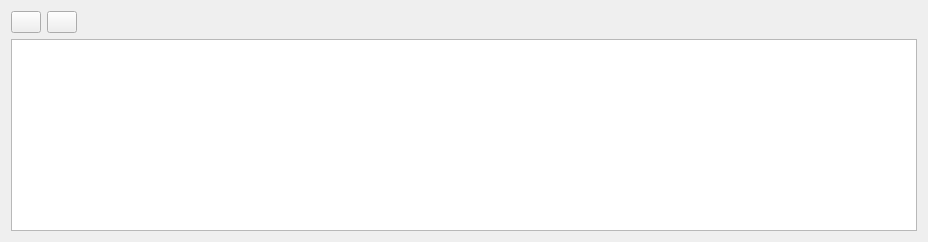
         <widget class="QWidget" name="tab_6">
          <attribute name="title">
           <string>Líneas pedido</string>
          </attribute>
          <layout class="QGridLayout" name="gridLayout_9">
           <item row="0" column="2" colspan="2">
            <spacer name="horizontalSpacer_2">
             <property name="orientation">
              <enum>Qt::Horizontal</enum>
             </property>
             <property name="sizeHint" stdset="0">
              <size>
               <width>834</width>
               <height>20</height>
              </size>
             </property>
            </spacer>
           </item>
           <item row="0" column="1">
            <widget class="QPushButton" name="btn_borrarLinea">
             <property name="maximumSize">
              <size>
               <width>30</width>
               <height>16777215</height>
              </size>
             </property>
             <property name="text">
              <string/>
             </property>
             <property name="icon">
              <iconset resource="../maya.qrc">
               <normaloff>:/Icons/PNG/Delete.png</normaloff>:/Icons/PNG/Delete.png</iconset>
             </property>
            </widget>
           </item>
           <item row="0" column="0">
            <widget class="QPushButton" name="btnAnadirLinea">
             <property name="maximumSize">
              <size>
               <width>30</width>
               <height>16777215</height>
              </size>
             </property>
             <property name="toolTip">
              <string>Añadir línea con los datos cargados</string>
             </property>
             <property name="text">
              <string/>
             </property>
             <property name="icon">
              <iconset resource="../maya.qrc">
               <normaloff>:/Icons/PNG/add.png</normaloff>:/Icons/PNG/add.png</iconset>
             </property>
            </widget>
           </item>
           <item row="1" column="0" colspan="4">
            <widget class="QTableView" name="Lineas">
             <property name="horizontalScrollBarPolicy">
              <enum>Qt::ScrollBarAsNeeded</enum>
             </property>
             <property name="alternatingRowColors">
              <bool>true</bool>
             </property>
             <property name="selectionMode">
              <enum>QAbstractItemView::SingleSelection</enum>
             </property>
             <property name="selectionBehavior">
              <enum>QAbstractItemView::SelectRows</enum>
             </property>
             <property name="gridStyle">
              <enum>Qt::DotLine</enum>
             </property>
             <property name="cornerButtonEnabled">
              <bool>true</bool>
             </property>
            </widget>
           </item>
          </layout>
         </widget>
